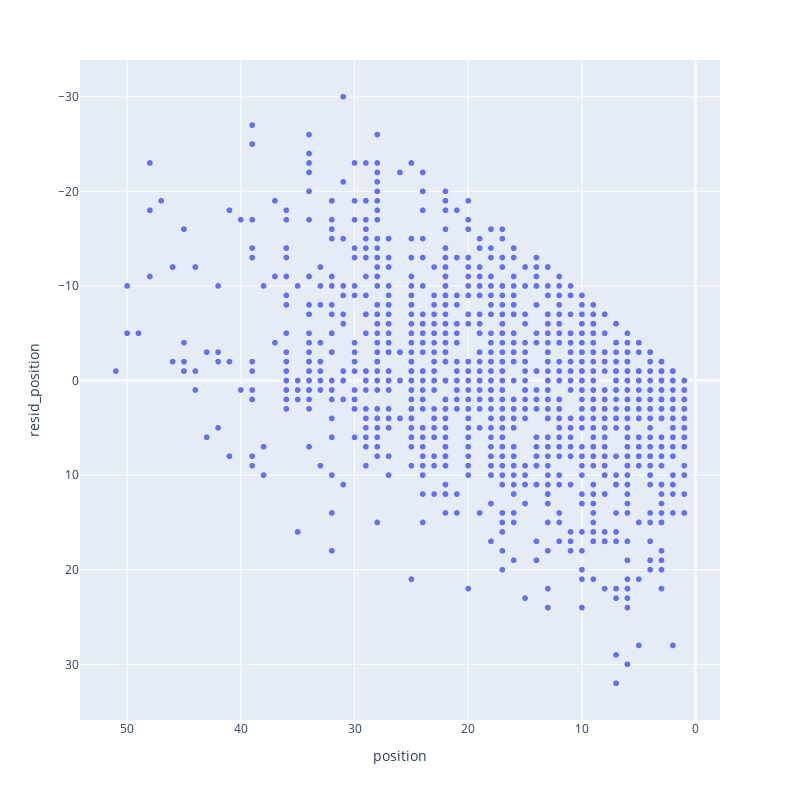

This figure's notebook cell:
### Code cell
fig = px.scatter(df, x="position", y="resid_position", width=800, height=800)
fig.update_xaxes(autorange="reversed")
fig.update_yaxes(autorange="reversed")

fig.show();

### Figure 1 — Plotly figure (JSON) as saved in the notebook; plotly's stock layout.template omitted (floating-point values rounded to 4 significant figures; data arrays with more than 128 entries replaced by an {"elided": "..."} marker saying what was removed)
{"data": [{"hovertemplate": "position=%{x}<br>resid_position=%{y}<extra></extra>", "legendgroup": "", "marker": {"color": "#636efa", "symbol": "circle"}, "mode": "markers", "name": "", "showlegend": false, "type": "scattergl", "x": {"elided": "1344 int values"}, "xaxis": "x", "y": {"elided": "1344 int values"}, "yaxis": "y"}], "layout": {"height": 800, "hovermode": "x unified", "legend": {"tracegroupgap": 0}, "margin": {"t": 60}, "width": 800, "xaxis": {"anchor": "y", "autorange": true, "domain": [0, 1], "range": [54.14, -2.144], "title": {"text": "position"}, "type": "linear"}, "yaxis": {"anchor": "x", "autorange": true, "domain": [0, 1], "range": [35.88, -33.88], "title": {"text": "resid_position"}, "type": "linear"}}}
